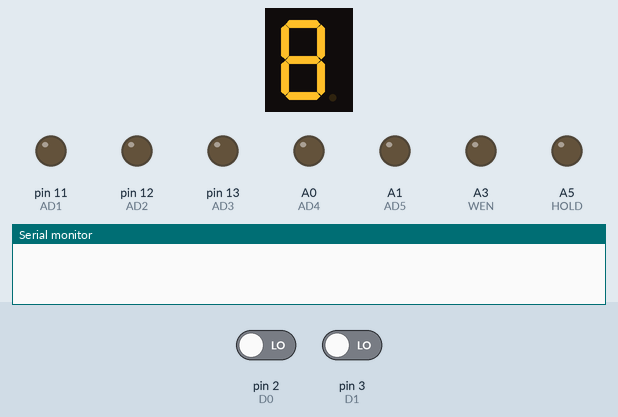
Recording of a sketch running on a simulated Arduino Uno, built with avr-gcc and run on an emulated ATmega328P. Parts: 1-digit seven-segment display, output pins drawn as LEDs (lit = HIGH), the last lines printed to the serial monitor. Wiring (inferred from the names in the program): 1-digit 7-segment display, segments lit when LOW: segments pin 4, pin 5, pin 6, pin 7, pin 8, pin 9, pin 10. The test bench sets the inputs (shaded band); at power-on: pin 2 (D0) LOW, pin 3 (D1) LOW. The segment pins are drawn as the display they are named for; pins used as bus, display or sensor lines are not drawn.

Above: at 0.01 s.
At 1.0 s:
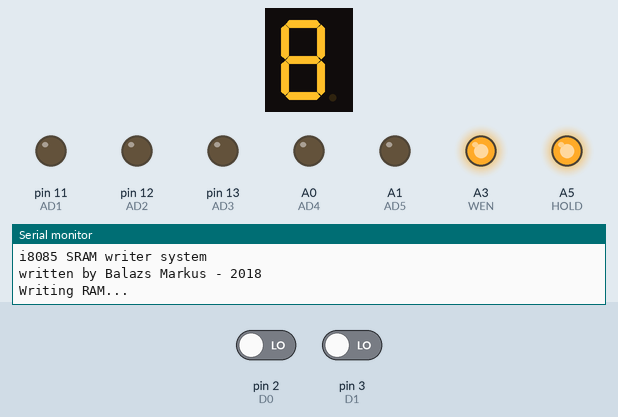
At 1.9 s:
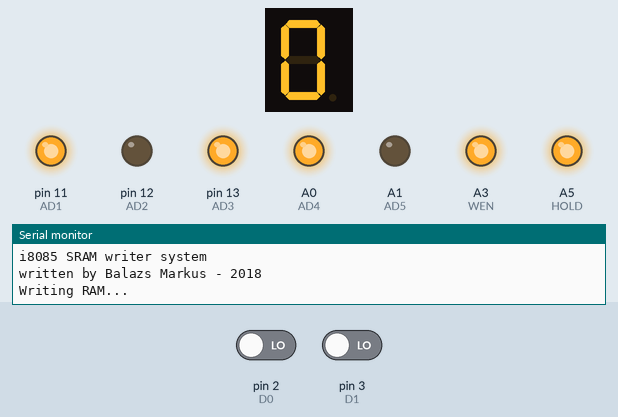
At 2.8 s:
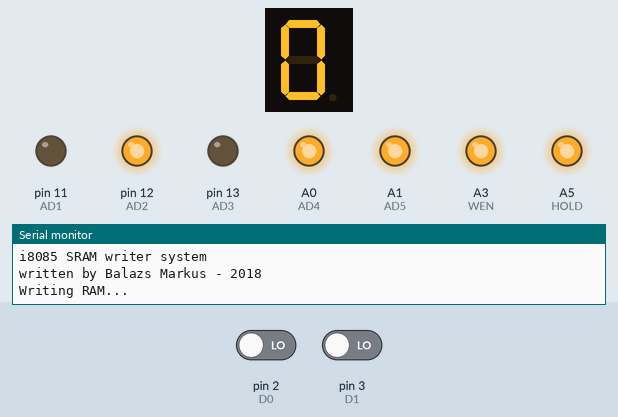
At 3.6 s:
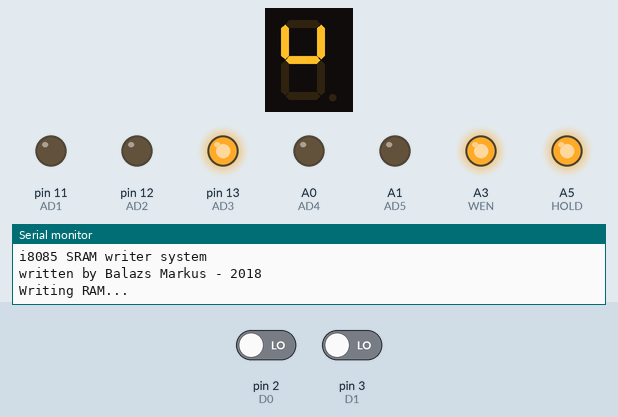
Timing chart, 0 to 7.1 s (numbered marks = the images above):
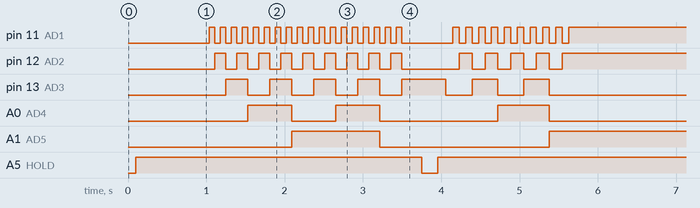

The sketch:

S-8085.ino
```cpp
/*
 *  S-8085
 *  Simple 4-chip Intel 8085 system with RAM writing and program execution with Arduino control
 *
 *  written by Balázs Márkus in 2018
 *
 *  The program is the base of a fully working Intel 8085-based system. The Arduino is used to load the program in the RAM attached to the i8085,
 *  then the Arduino "goes sleeping", while the CPU is working. After that, the Arduino "wakes up" and takes over control again, so we can read the results
 *  of the CPU operations.
 *
 *  The whole system contains 3 chips + an Arduino, every resource and schematics are attached.
 */

// Defining every control sign, to we can control pins in DigitalWrite functions like the actual control bus.

//Data bus:
#define D0 2
#define D1 3
#define D2 4
#define D3 5
#define D4 6
#define D5 7
#define D6 8
#define D7 9

// Address bus: (Due to the limited numbers of Arduino Uno pins, only 64 bytes of memory can be addressed)
#define AD0 10
#define AD1 11
#define AD2 12
#define AD3 13
#define AD4 A0
#define AD5 A1
//#define AD6 A2 //in case of using MEGA
//#define AD7 A3 //in case of using MEGA

//Control bus:
#define CSN A2
#define WEN A3
#define OEN A4

//Hold sign for the CPU to sign when it can run or when it should stop:
#define HOLD A5

/*  writeRam function
 *  based on Hitachi HM62256B datasheet
 *
 *  The function gets an address and a data as a parameter and writes the given data to a specific memory address.
 *
 *  It selects the RAM with the control signs, then writes the desired address on the address bus, then writes the given data on the data bus.
 *  After that, it enables writing with the Write Enable sign, so the data gets stored in the memory on the given address.
 *
 *  After writing the RAM it sets back every control sign, so the function can be called infinite times.
 *
 *  When writing to the pins, we use Arduino's built-in bitRead function, so that we can convert the given data and address to binary, and choose any of its bits (1 or 0, HIGH or LOW)
 */
void writeRam(int address, int data)
{
    delay(5);

    setAddressBusToOutput();
    setDataBusToOutput();
    setControlsToOutput();

    delay(5);

    digitalWrite(CSN, LOW);
    digitalWrite(WEN, HIGH);
    digitalWrite(OEN, HIGH);

    delay(5);

    digitalWrite(AD0, bitRead(address, 0));
    digitalWrite(AD1, bitRead(address, 1));
    digitalWrite(AD2, bitRead(address, 2));
    digitalWrite(AD3, bitRead(address, 3));
    digitalWrite(AD4, bitRead(address, 4));
    digitalWrite(AD5, bitRead(address, 5));
    //digitalWrite(AD6,bitRead(address,6));
    //digitalWrite(AD7,bitRead(address,7));

    delay(5);

    digitalWrite(D0, bitRead(data, 0));
    digitalWrite(D1, bitRead(data, 1));
    digitalWrite(D2, bitRead(data, 2));
    digitalWrite(D3, bitRead(data, 3));
    digitalWrite(D4, bitRead(data, 4));
    digitalWrite(D5, bitRead(data, 5));
    digitalWrite(D6, bitRead(data, 6));
    digitalWrite(D7, bitRead(data, 7));

    delay(5);

    digitalWrite(WEN, LOW);

    delay(5);

    digitalWrite(WEN, HIGH);

    delay(5);

    //Eredetileg itt a végén volt egy OEN low ittmaradva, de emiatt csak az első byte kiolvasása ment, valamiért megőrült a RAM-ba írás, ezért kiszedtem, most jó!
}

/*  readRam function
 *  based on Hitachi HM62256B datasheet
 *
 *  The function gets an address as a parameter and reads the content of the memory on that address.
 *
 *  It selects the RAM with the control signs, then writes the desired address on the address bus, then reads data that appeared on the output of the RAM.
 *  Before that it enables reading with the Output Enable sign, so the data appears on the output of the RAM.
 *
 *  After reading it sets back every control sign, so the function can be called infinite times.
 *
 *  When writing to the pins, we use Arduino's built-in bitRead function, so that we can convert the given data and address to binary, and choose any of its bits (1 or 0, HIGH or LOW)
 */
void readRam(int address)
{

    int inputData[8];

    delay(5);

    setDataBusToInput();
    setAddressBusToOutput();
    setControlsToOutput();

    delay(5);

    digitalWrite(CSN, LOW);
    digitalWrite(WEN, HIGH);
    digitalWrite(OEN, HIGH);

    delay(5);

    digitalWrite(AD0, bitRead(address, 0));
    digitalWrite(AD1, bitRead(address, 1));
    digitalWrite(AD2, bitRead(address, 2));
    digitalWrite(AD3, bitRead(address, 3));
    digitalWrite(AD4, bitRead(address, 4));
    digitalWrite(AD5, bitRead(address, 5));
    //digitalWrite(AD6,bitRead(address,6));
    //digitalWrite(AD7,bitRead(address,7));

    delay(5);

    digitalWrite(OEN, LOW);

    delay(5);

    inputData[0] = digitalRead(D0);
    inputData[1] = digitalRead(D1);
    inputData[2] = digitalRead(D2);
    inputData[3] = digitalRead(D3);
    inputData[4] = digitalRead(D4);
    inputData[5] = digitalRead(D5);
    inputData[6] = digitalRead(D6);
    inputData[7] = digitalRead(D7);

    delay(5);

    digitalWrite(OEN, HIGH);

    delay(5);

    Serial.print("Address: ");
    Serial.print(address);
    Serial.print("       ");

    Serial.print("Input data: ");
    Serial.print(inputData[7]);
    Serial.print(inputData[6]);
    Serial.print(inputData[5]);
    Serial.print(inputData[4]);
    Serial.print(inputData[3]);
    Serial.print(inputData[2]);
    Serial.print(inputData[1]);
    Serial.println(inputData[0]);

    delay(5);
}

// Address bus setter functions: we can set the pins in either output mode to transfer data or in High-Z (High Impedance, Not connected) mode when we don't want to interfere with the CPU
void setAddressBusToHighZ()
{
    pinMode(AD0, INPUT);
    pinMode(AD1, INPUT);
    pinMode(AD2, INPUT);
    pinMode(AD3, INPUT);
    pinMode(AD4, INPUT);
    pinMode(AD5, INPUT);
    //  pinMode(AD6, INPUT); //Due to the limited number of Arduino pins, only 64 bytes of memory are addressable.
    //  pinMode(AD7, INPUT); //Due to the limited number of Arduino pins, only 64 bytes of memory are addressable.
}

void setAddressBusToOutput()
{
    pinMode(AD0, OUTPUT);
    pinMode(AD1, OUTPUT);
    pinMode(AD2, OUTPUT);
    pinMode(AD3, OUTPUT);
    pinMode(AD4, OUTPUT);
    pinMode(AD5, OUTPUT);
    //  pinMode(AD6, OUTPUT); //Due to the limited number of Arduino pins, only 64 bytes of memory are addressable.
    // pinMode(AD7, OUTPUT); //Due to the limited number of Arduino pins, only 64 bytes of memory are addressable.
}

// Data bus setter functions: we can set the pins in either output mode to transfer data or in High-Z (High Impedance, Not connected) mode when we don't want to interfere with the CPU
void setDataBusToInput()
{
    pinMode(D0, INPUT);
    pinMode(D1, INPUT);
    pinMode(D2, INPUT);
    pinMode(D3, INPUT);
    pinMode(D4, INPUT);
    pinMode(D5, INPUT);
    pinMode(D6, INPUT);
    pinMode(D7, INPUT);
}

void setDataBusToOutput()
{
    pinMode(D0, OUTPUT);
    pinMode(D1, OUTPUT);
    pinMode(D2, OUTPUT);
    pinMode(D3, OUTPUT);
    pinMode(D4, OUTPUT);
    pinMode(D5, OUTPUT);
    pinMode(D6, OUTPUT);
    pinMode(D7, OUTPUT);
}

// Control bus setter functions: we can set the pins in either output mode to transfer data or in High-Z (High Impedance, Not connected) mode when we don't want to interfere with the CPU
void setControlsToHighZ()
{
    pinMode(CSN, INPUT);
    pinMode(WEN, INPUT);
    pinMode(OEN, INPUT);
}

void setControlsToOutput()
{
    pinMode(CSN, OUTPUT);
    pinMode(WEN, OUTPUT);
    pinMode(OEN, OUTPUT);
}

// Setup function: it runs only once, so that is perfect for our task since we need to run our program once, too.
void setup()
{
    // First we are setting the buses in output mode in order to be able to fill up the RAM

    // Data bus:
    setDataBusToOutput();

    //Address bus:
    setAddressBusToOutput();

    // Control bus:
    setControlsToOutput();

    //We also need a HOLD sign to sign the CPU when it can run or when it should stop
    pinMode(HOLD, OUTPUT);

    delay(100);

    digitalWrite(HOLD, HIGH); // First the CPU needs to stop beacuse at the beginning we're going to fill up the RAM with our program

    Serial.begin(9600); // Start serial connection so that we will be able to see the results

    delay(400);
    Serial.println("----------------------------------");
    Serial.println("i8085 SRAM writer system");
    Serial.println("written by Balazs Markus - 2018");
    Serial.println();
    Serial.println("Writing RAM...");

    delay(400);

    //Initialize the RAM with zero values

    for (int j = 0; j < 64; j++) {
        writeRam(j, 0x00);
    }

    /* Write our program in the RAM, beginning from address 0x0000
   With our writeRam function, we can write in the RAM byte-by-byte

   In this case, the preloaded software is a simple program that adds two numbers, then stores the result in the memory.

   The test program in 8085 Assembly:

   MVI B, 03h  ; Move 03h to B register
   MOV A, B  ; Move the content of B register to the Accumulator
   MVI B, 02h      ; Move 02h to B register
   ADD B   ; Add the value of register B to A
   STA 20h   ; Store the value of the Accumulator at address 20h

   This code is assembled into machine code (opcodes+operands) with a standard 8085 assembler, then we write the machine code in the memory byte-by-byte.
 */

    writeRam(0x00, 0x06);
    writeRam(0x01, 0x03); // 1. operandus
    writeRam(0x02, 0x78);
    writeRam(0x03, 0x06);
    writeRam(0x04, 0x02); // 2. operandus
    writeRam(0x05, 0x80);
    writeRam(0x06, 0x32);
    writeRam(0x07, 0x20); // melyik címen tároljuk el
    writeRam(0x08, 0x00);
    writeRam(0x08, 0x76); // HALT OPCODE, doesn't needed in this case, but can be useful

    delay(100);

    // We set the Arduino outputs High-Z, so that the CPU can take over the control of all buses

    setControlsToHighZ();
    setDataBusToInput();
    setAddressBusToHighZ(); //a 0-és címen az utasítás átíródik, viszont eltárolódik a kapott eredmény a megadott címen szóval semmi gond

    delay(100);

    digitalWrite(HOLD, LOW); // We set the HOLD sign LOW so that the CPU can start running, and executing our program

    Serial.println("CPU is working...");

    delay(200); // We let the CPU work for a while

    digitalWrite(HOLD, HIGH); // After some time, we set the HOLD sign HIGH again so the CPU stops running, and sets its buses in High-Z mode, so the Arduino can take the control back

    Serial.println("Reading RAM...");

    delay(100);

    // We read the first 40 bytes of the RAM, hopefully at address 32 (0x20 in hexadecimal) we will find the result of the operation
    for (int i = 0; i < 40; i++) {
        readRam(i);
    }
}

//We don't need to calculate more than one, so the loop function here isn't needed.
void loop()
{
}
```
